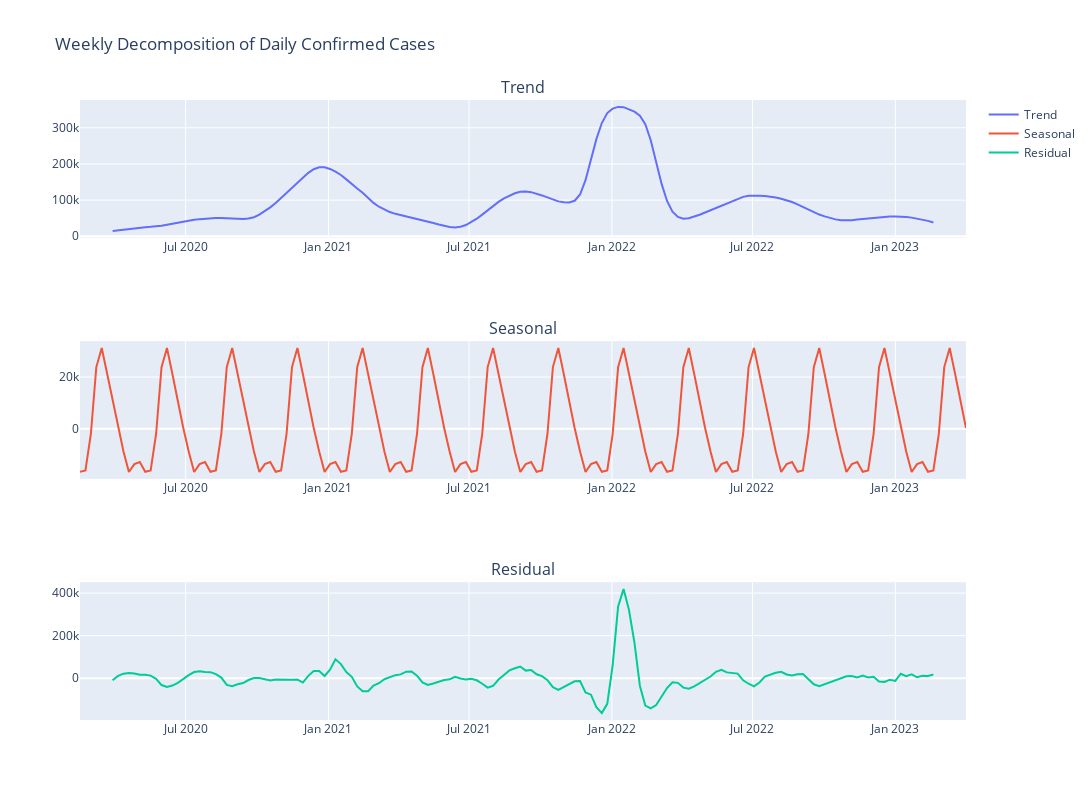

Notebook source saved alongside this figure:
### Code cell
# Creating subplots for the trend, seasonal, and residual components
cols = ["Trend", "Seasonal", "Residual"]
fig = make_subplots(rows=3, cols=1, subplot_titles=cols)

for i, col in enumerate(cols):
    fig.add_trace(go.Scatter(x=weekly_mean.index, y=weekly_mean[col], name=col), row=i+1, col=1)

fig.update_layout(height=800, width=1200, title='Weekly Decomposition of Daily Confirmed Cases')
fig.show()

### Figure 1 — Plotly figure (JSON) as saved in the notebook; plotly's stock layout.template omitted (floating-point values rounded to 4 significant figures; data arrays with more than 128 entries replaced by an {"elided": "..."} marker saying what was removed)
{"data": [{"name": "Trend", "type": "scatter", "x": {"elided": "164 str values"}, "xaxis": "x", "y": {"elided": "164 float values"}, "yaxis": "y"}, {"name": "Seasonal", "type": "scatter", "x": {"elided": "164 str values"}, "xaxis": "x2", "y": {"elided": "164 float values"}, "yaxis": "y2"}, {"name": "Residual", "type": "scatter", "x": {"elided": "164 str values"}, "xaxis": "x3", "y": {"elided": "164 float values"}, "yaxis": "y3"}], "layout": {"annotations": [{"font": {"size": 16}, "showarrow": false, "text": "Trend", "x": 0.5, "xanchor": "center", "xref": "paper", "y": 1, "yanchor": "bottom", "yref": "paper"}, {"font": {"size": 16}, "showarrow": false, "text": "Seasonal", "x": 0.5, "xanchor": "center", "xref": "paper", "y": 0.6111, "yanchor": "bottom", "yref": "paper"}, {"font": {"size": 16}, "showarrow": false, "text": "Residual", "x": 0.5, "xanchor": "center", "xref": "paper", "y": 0.2222, "yanchor": "bottom", "yref": "paper"}], "height": 800, "title": {"text": "Weekly Decomposition of Daily Confirmed Cases"}, "width": 1200, "xaxis": {"anchor": "y", "domain": [0, 1]}, "xaxis2": {"anchor": "y2", "domain": [0, 1]}, "xaxis3": {"anchor": "y3", "domain": [0, 1]}, "yaxis": {"anchor": "x", "domain": [0.7778, 1]}, "yaxis2": {"anchor": "x2", "domain": [0.3889, 0.6111]}, "yaxis3": {"anchor": "x3", "domain": [0, 0.2222]}}}
